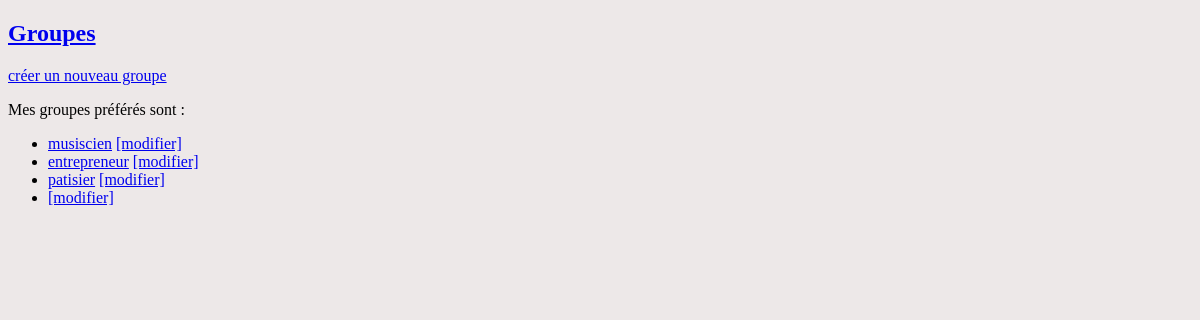
The page /bands/ on the database as committed earlier.
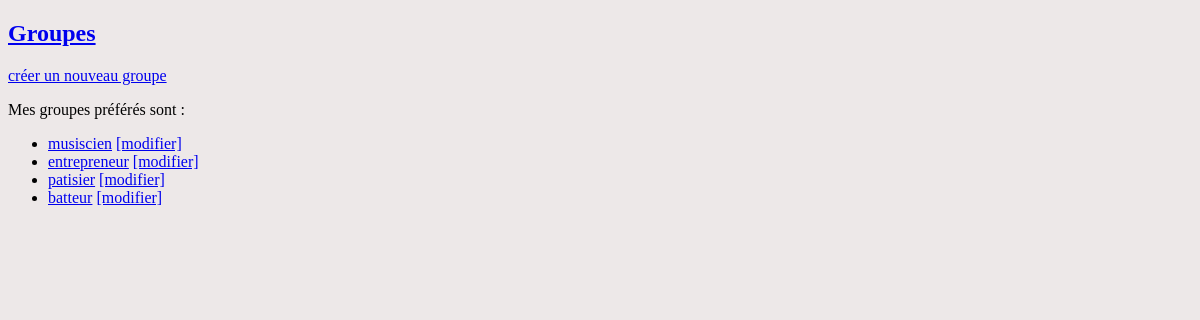
The same page on the database as committed later.
### listings/models.py (models this page shows, shortened)
class Band(models.Model):
    class Genre(models.TextChoices):
        HIP_HOP = 'HH'
        SYNTH_POP = 'SP'
        ALTERNATIVE_ROCK = 'AR'
    name = models.fields.CharField(max_length=100)
    genre = models.fields.CharField(choices =Genre.choices, max_length=50)
    biography = models.fields.CharField(max_length=1000)
    year_formed = models.fields.IntegerField(
        validators=[MinValueValidator(1900), MaxValueValidator(2021)]
    )
    active = models.fields.BooleanField(default=True)
    official_homepage = models.fields.URLField(null=True, blank=True)

### listings/views.py (the view)
# urls.py: path('bands/',views.band_list,name = 'bands-list'),
def band_list(request):
    bands = Band.objects.all()
    listings = Listings.objects.all()
    return render (request,'listing/band_list.html', {'bands': bands,'listings': listings})

### templates/listing/band_list.html
{% extends 'listing/base.html' %}
{% block content %}
    <a href="{% url 'band-create' %}">créer un nouveau groupe</a>
    <p>Mes groupes préférés sont :</p>
    <ul>
        {% for band in bands %}
        <li>
            <a href="{% url 'band-detail' band.id %}">{{ band.name }}</a>
            <a href="{% url 'band-change' band.id %}">[modifier]</a>
        </li>
        {% endfor %}
    </ul>
{% endblock %}

Rows that differ between the two databases and show on the page:
added Band: name "batteur"
